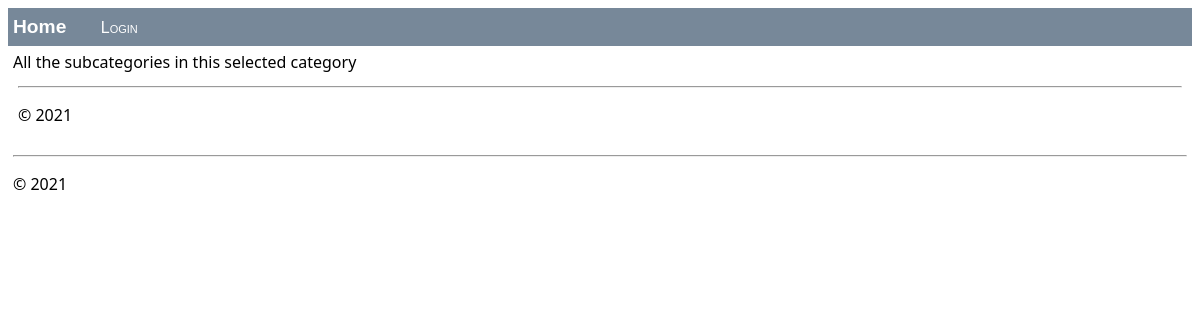
Page /yard-tools/ on the earlier database version.
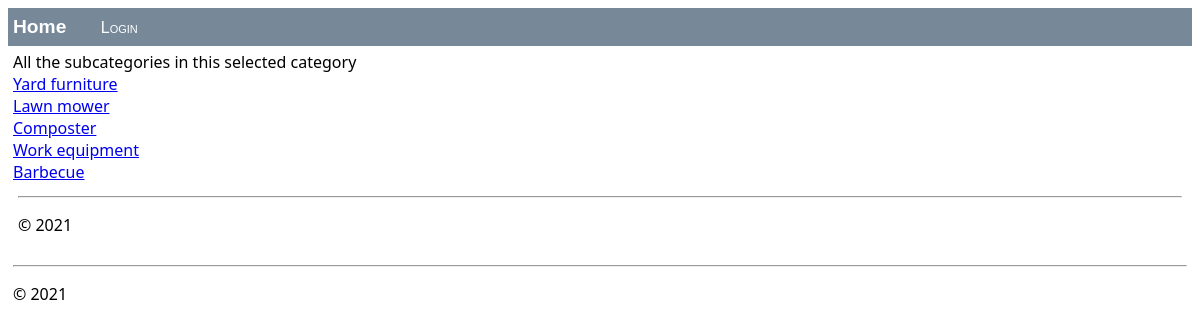
Same page on the later database version.
### webstore/models.py (models this page shows, shortened)
class SubCategory(models.Model):
    subCategoryID = models.BigAutoField(primary_key=True, unique=True)
    categoryID = models.ForeignKey(Category, on_delete=models.CASCADE)
    name = models.CharField(max_length=300)
    urlName = models.CharField(max_length=300, default="defaultValue")

### webstore/views/views.py (the view)
# urls.py: path("yard-tools/", views.products, name="yard-tools"),
def products(request):
    if("subcategory" in request.GET.keys()):
        fillProducts(request)
        return render(request, "webstore/subcategory.html", products_dict)
    elif("product" in request.GET.keys()):
        fillProduct(request.GET["product"])
        return render(request, "webstore/product.html", product_dict)
    else:
        if(request.path == "/household-appliances/"):
            return render(request, "webstore/categories/household-appliances.html",subCategories_dict)
        elif(request.path == "/fashion/"):
            return render(request, "webstore/categories/fashion.html", subCategories_dict)
        elif(request.path == "/fitness/"):
            return render(request, "webstore/categories/fitness.html", subCategories_dict)
        elif(request.path == "/yard-tools/"):
            return render(request, "webstore/categories/yard-tools.html", subCategories_dict)
        elif(request.path == "/audio-video/"):
            return render(request, "webstore/categories/audio-video.html", subCategories_dict)
        return render(request, "webstore/categories/products.html", subCategories_dict)

### webstore/templates/webstore/categories/yard-tools.html (shortened to what this page needs)
{% extends "webstore/layout.html" %}
{% block content %}
<div>All the subcategories in this selected category</div>
{% for subCategory in yard %}
    <div><a href={{subCategory.urlName}}>{{subCategory.name}}</a></div>
{% endfor %}
{% include "webstore/footer.html" %}
{% endblock %}

Differences in the rows shown:
added SubCategory: name "Yard furniture"
added SubCategory: name "Lawn mower"
added SubCategory: name "Composter"
added SubCategory: name "Work equipment"
added SubCategory: name "Barbecue"
